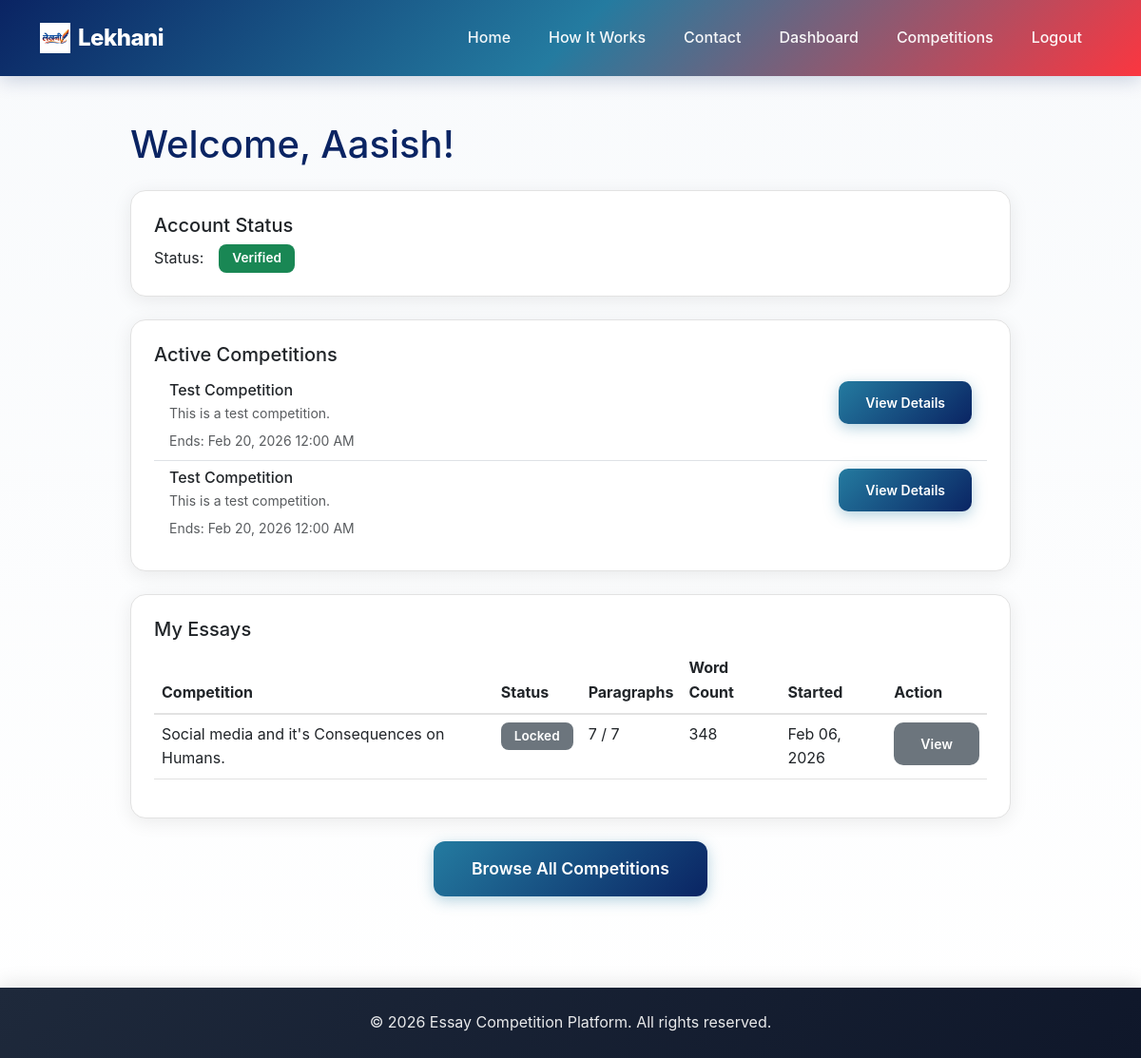
Page /dashboard/ (signed in) on the committed database.
### competition/models.py (models this page shows, shortened)
class Competition(models.Model):
    title = models.CharField(max_length=200)
    description = models.TextField()
    start_date = models.DateTimeField()
    end_date = models.DateTimeField()
    max_paragraphs = models.PositiveIntegerField()
    created_at = models.DateTimeField(auto_now_add=True)
    updated_at = models.DateTimeField(auto_now=True)
    class Meta:
        ordering = ['-start_date']
        verbose_name = 'Competition'
        verbose_name_plural = 'Competitions'

class Essay(models.Model):
    STATUS_CHOICES = [
        ('in_progress', 'In Progress'),
        ('completed', 'Completed'),
        ('locked', 'Locked'),
    ]
    user = models.ForeignKey(User, on_delete=models.CASCADE, related_name='essays')
    competition = models.ForeignKey(Competition, on_delete=models.CASCADE, related_name='essays')
    status = models.CharField(max_length=15, choices=STATUS_CHOICES, default='in_progress')
    started_at = models.DateTimeField(auto_now_add=True)
    completed_at = models.DateTimeField(null=True, blank=True)
    word_count = models.PositiveIntegerField(default=0)
    grammar_errors = models.PositiveIntegerField(default=0)
    spelling_errors = models.PositiveIntegerField(default=0)
    grammar_score = models.PositiveIntegerField(default=100)
    def current_paragraph_count(self):
        return self.paragraphs.count()
    class Meta:
        ordering = ['-started_at']
        unique_together = ['user', 'competition']
        verbose_name = 'Essay'
        verbose_name_plural = 'Essays'

### competition/views.py (the view)
# urls.py: path('dashboard/', views.dashboard, name='dashboard'),
@login_required
def dashboard(request):
    user_profile = getattr(request.user, 'profile', None)
    user_essays = Essay.objects.filter(user=request.user).select_related('competition')
    active_competitions = []
    if user_profile and user_profile.status == 'verified':
        active_competitions = Competition.objects.filter(
            start_date__lte=timezone.now(),
            end_date__gte=timezone.now()
        )
    context = {
        'user_profile': user_profile,
        'user_essays': user_essays,
        'active_competitions': active_competitions,
    }
    return render(request, 'dashboard.html', context)

### competition/templates/dashboard.html (shortened to what this page needs)
{% extends 'base.html' %}
{% block content %}
<div class="container my-5">
    <div class="row">
        <div class="col-lg-10 mx-auto">
            <h1 class="mb-4">Welcome, {{ user.username }}!</h1>
            <div class="card mb-4">
                <div class="card-body">
                    <h5 class="card-title">Account Status</h5>
                    {% if user_profile %}
                    <div class="d-flex align-items-center">
                        <span class="me-3">Status:</span>
                        {% if user_profile.status == 'verified' %}
                        <span class="badge bg-success">Verified</span>
                        {% elif user_profile.status == 'pending' %}
                        <span class="badge bg-warning">Pending Approval</span>
                        {% elif user_profile.status == 'rejected' %}
                        <span class="badge bg-danger">Rejected</span>
                        {% endif %}
                    </div>
                    {% else %}
                    <p class="text-muted mb-0">Profile not found. Please contact administrator.</p>
                    {% endif %}
                </div>
            </div>
            {% if user_profile.status == 'verified' %}
            <div class="card mb-4">
                <div class="card-body">
                    <h5 class="card-title">Active Competitions</h5>
                    {% if active_competitions %}
                    <div class="list-group list-group-flush">
                        {% for competition in active_competitions %}
                        <div class="list-group-item">
                            <div class="d-flex justify-content-between align-items-start">
                                <div>
                                    <h6 class="mb-1">{{ competition.title }}</h6>
                                    <p class="mb-1 text-muted small">{{ competition.description|truncatewords:20 }}</p>
                                    <small class="text-muted">Ends: {{ competition.end_date|date:"M d, Y g:i A"}}</small>
                                </div>
                                <a href="{% url 'competition_list' %}" class="btn btn-sm btn-primary">View Details</a>
                            </div>
                        </div>
                        {% endfor %}
                    </div>
                    {% else %}
                    <p class="text-muted mb-0">No active competitions at the moment.</p>
                    {% endif %}
                </div>
            </div>
            {% endif %}
            <div class="card">
                <div class="card-body">
                    <h5 class="card-title">My Essays</h5>
                    {% if user_essays %}
                    <div class="table-responsive">
                        <table class="table table-hover">
                            <thead>
                                <tr>
                                    <th>Competition</th>
                                    <th>Status</th>
                                    <th>Paragraphs</th>
                                    <th>Word Count</th>
                                    <th>Started</th>
                                    <th>Action</th>
                                </tr>
                            </thead>
                            <tbody>
                                {% for essay in user_essays %}
                                <tr>
                                    <td>{{ essay.competition.title }}</td>
                                    <td>
                                        {% if essay.status == 'in_progress' %}
                                        <span class="badge bg-info">In Progress</span>
                                        {% elif essay.status == 'completed' %}
                                        <span class="badge bg-success">Completed</span>
                                        {% elif essay.status == 'locked' %}
                                        <span class="badge bg-secondary">Locked</span>
                                        {% endif %}
                                    </td>
                                    <td>{{ essay.current_paragraph_count }} / {{ essay.competition.max_paragraphs }}
                                    </td>
                                    <td>{{ essay.word_count }}</td>
                                    <td>{{ essay.started_at|date:"M d, Y" }}</td>
                                    <td>
                                        {% if essay.status == 'in_progress' and essay.competition.is_active %}
                                        <a href="{% url 'essay_write' essay.competition.id %}"
                                            class="btn btn-sm btn-primary">Continue</a>
                                        {% else %}
                                        <a href="{% url 'essay_view' essay.id %}"
                                            class="btn btn-sm btn-secondary">View</a>
                                        {% endif %}
                                    </td>
                                </tr>
                                {% endfor %}
                            </tbody>
                        </table>
                    </div>
                    {% else %}
                    <p class="text-muted mb-0">You haven't started any essays yet.</p>
                    {% endif %}
                </div>
            </div>
            {% if user_profile.status == 'verified' %}
            <div class="text-center mt-4">
                <a href="{% url 'competition_list' %}" class="btn btn-primary btn-lg">Browse All Competitions</a>
            </div>
            {% endif %}
        </div>
    </div>
</div>
{% endblock %}

### static/css/style.css (style rules this page uses)
:root { --primary-color: #247BA0; --primary-dark: #1a5f7d; --secondary-color: #FB3640; --accent-color: #0A2463; --success-color: #10b981; --danger-color: #FB3640; --warning-color: #f59e0b; --info-color: #247BA0; --light-bg: #f8fafc; --dark-text: #0A2463; --gray-text: #605F5E; --border-color: #E2E2E2; }
* { margin: 0; padding: 0; box-sizing: border-box; }
body { font-family: 'Inter', -apple-system, BlinkMacSystemFont, 'Segoe UI', Roboto, sans-serif; min-height: 100vh; display: flex; flex-direction: column; background: linear-gradient(to bottom, #f8fafc 0%, #ffffff 100%); color: var(--dark-text); line-height: 1.6; }
.card { border: 1px solid var(--border-color); border-radius: 16px; box-shadow: 0 4px 20px rgba(0, 0, 0, 0.08); transition: all 0.3s ease; }
.card-body { padding: 1.5rem; }
.btn { border-radius: 10px; padding: 12px 28px; font-weight: 600; transition: all 0.3s cubic-bezier(0.4, 0, 0.2, 1); border: none; position: relative; overflow: hidden; }
.btn::before { content: ''; position: absolute; top: 50%; left: 50%; width: 0; height: 0; border-radius: 50%; background: rgba(255, 255, 255, 0.2); transform: translate(-50%, -50%); transition: width 0.6s, height 0.6s; }
.btn-lg { padding: 16px 40px; font-size: 1.1rem; border-radius: 12px; }
.btn-primary { background: linear-gradient(135deg, #247BA0 0%, #0A2463 100%); box-shadow: 0 4px 15px rgba(36, 123, 160, 0.35); }
.badge { padding: 8px 14px; font-weight: 600; border-radius: 8px; font-size: 0.85rem; }
.table { background: white; }
.table thead { background: var(--light-bg); border-bottom: 2px solid var(--border-color); }
.table tbody tr { border-bottom: 1px solid var(--border-color); }

### competition/templates/base.html (style rules this page uses)
html { scroll-behavior: smooth; }

### rows in the picture
Competition: title "Test Competition", description "This is a test competition.", end_date "Feb 20, 2026 12:00 AM"
Competition: title "Test Competition", description "This is a test competition.", end_date "Feb 20, 2026 12:00 AM"
Essay: competition "Social media and it's Consequences on Humans.", status "Locked", current_paragraph_count "7", competition.max_paragraphs "7", word_count "348", started_at "Feb 06, 2026"

### other values in the picture
{{ user.username }} "Aasish"
